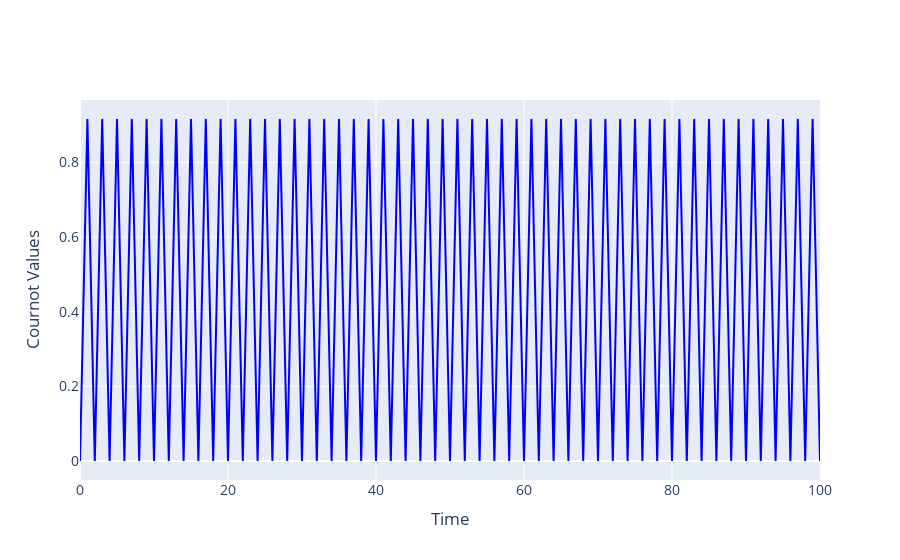

Here is the notebook cell this chart was saved with:
### Code cell
import seaborn as sns
import numpy as np
import matplotlib.pyplot as plt
import plotly.graph_objects as go

# Create the plot
fig = go.Figure()

# Add trace for Cournot Q1
fig.add_trace(go.Scatter(
    x=np.arange(len(pastItCournotValues1)),
    y=pastItCournotValues1,
    mode='lines',
    line=dict(color='blue', width=2),
    marker=dict(symbol='circle', size=8, color='blue'),
    name='Cournot Q1'
))

# Update layout
fig.update_layout(
    xaxis_title='Time',
    yaxis_title='Cournot Values',
    font=dict(size=14),
    legend=dict(font=dict(size=12))
)

# Show plot
fig.show()

### Figure 1 — Plotly figure (JSON) as saved in the notebook; plotly's stock layout.template omitted (floating-point values rounded to 4 significant figures)
{"data": [{"line": {"color": "blue", "width": 2}, "marker": {"color": "blue", "size": 8, "symbol": "circle"}, "mode": "lines", "name": "Cournot Q1", "type": "scatter", "x": [0, 1, 2, 3, 4, 5, 6, 7, 8, 9, 10, 11, 12, 13, 14, 15, 16, 17, 18, 19, 20, 21, 22, 23, 24, 25, 26, 27, 28, 29, 30, 31, 32, 33, 34, 35, 36, 37, 38, 39, 40, 41, 42, 43, 44, 45, 46, 47, 48, 49, 50, 51, 52, 53, 54, 55, 56, 57, 58, 59, 60, 61, 62, 63, 64, 65, 66, 67, 68, 69, 70, 71, 72, 73, 74, 75, 76, 77, 78, 79, 80, 81, 82, 83, 84, 85, 86, 87, 88, 89, 90, 91, 92, 93, 94, 95, 96, 97, 98, 99, 100], "y": [0, 0.9167, 0, 0.9167, 0, 0.9167, 0, 0.9167, 0, 0.9167, 0, 0.9167, 0, 0.9167, 0, 0.9167, 0, 0.9167, 0, 0.9167, 0, 0.9167, 0, 0.9167, 0, 0.9167, 0, 0.9167, 0, 0.9167, 0, 0.9167, 0, 0.9167, 0, 0.9167, 0, 0.9167, 0, 0.9167, 0, 0.9167, 0, 0.9167, 0, 0.9167, 0, 0.9167, 0, 0.9167, 0, 0.9167, 0, 0.9167, 0, 0.9167, 0, 0.9167, 0, 0.9167, 0, 0.9167, 0, 0.9167, 0, 0.9167, 0, 0.9167, 0, 0.9167, 0, 0.9167, 0, 0.9167, 0, 0.9167, 0, 0.9167, 0, 0.9167, 0, 0.9167, 0, 0.9167, 0, 0.9167, 0, 0.9167, 0, 0.9167, 0, 0.9167, 0, 0.9167, 0, 0.9167, 0, 0.9167, 0, 0.9167, 0]}], "layout": {"font": {"size": 14}, "legend": {"font": {"size": 12}}, "xaxis": {"title": {"text": "Time"}}, "yaxis": {"title": {"text": "Cournot Values"}}}}
